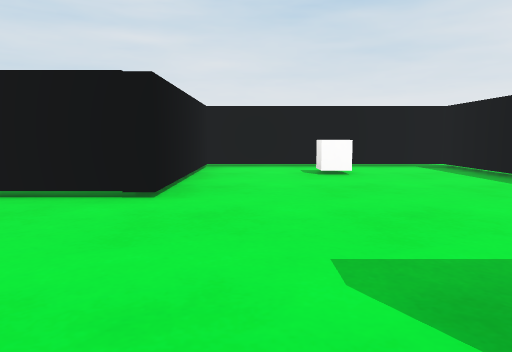
[1] (above)

14 first-person views from a walk through a scene from a Unity 3-D project. The camera is 0.51 m above the floor, tilts 6° down and sees 70° across. The floor is counted in squares, 1 m on a side. Each view is taken from the middle of a square. On the plan, view 1 faces up. The plan holds only what a view shows up to about 9 squares ahead; the rest is blank. The player character is not drawn. Surface patterns are stand-ins for the level's own textures.

[2]
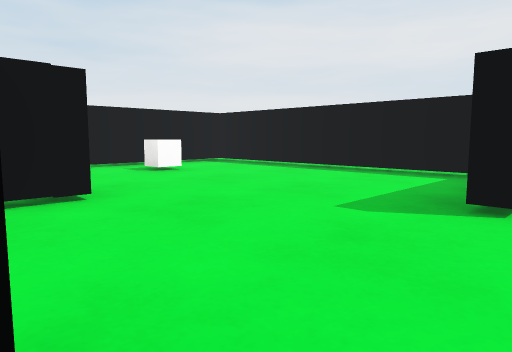

[3]
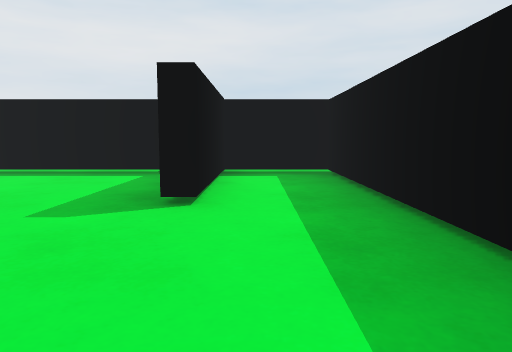

[4]
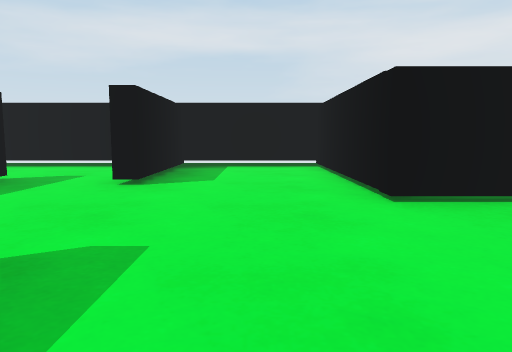

[5]
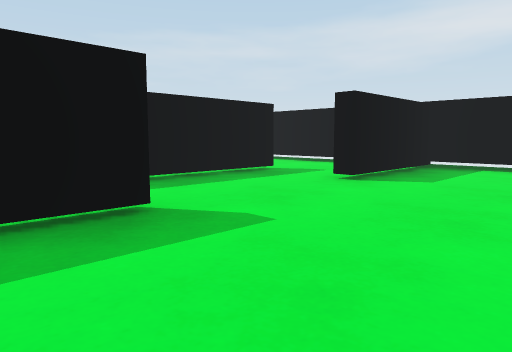

[6]
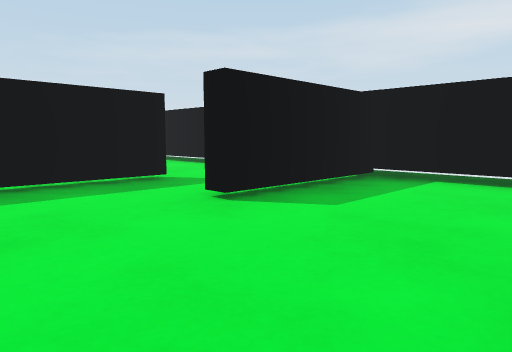

[7]
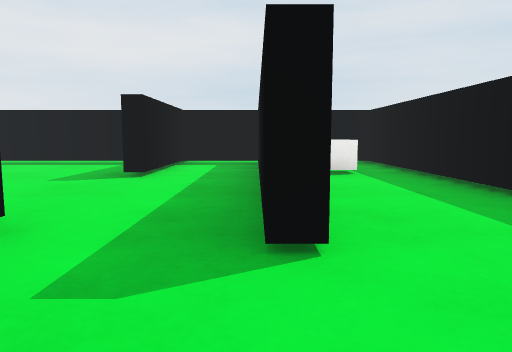

[8]
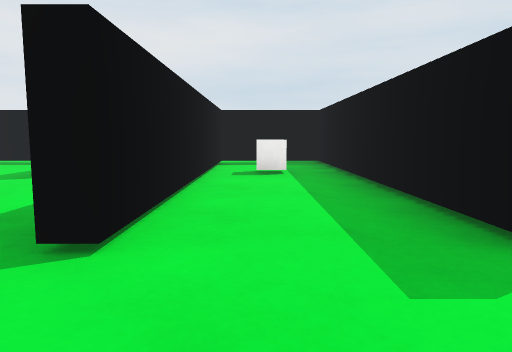

[9]
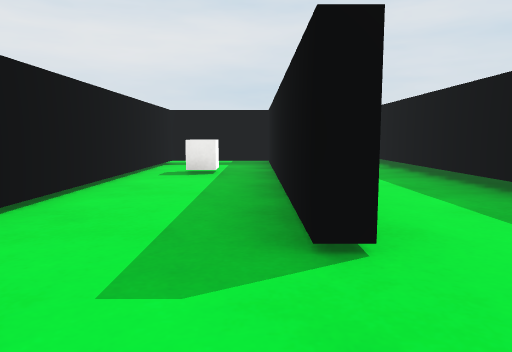

[10]
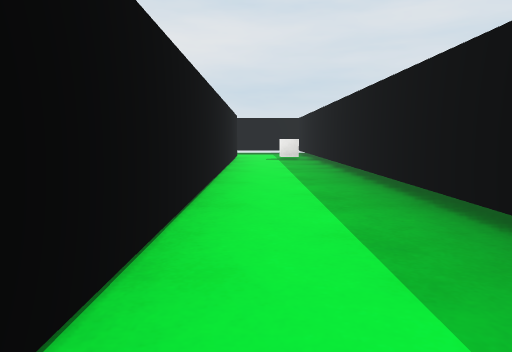

[11]
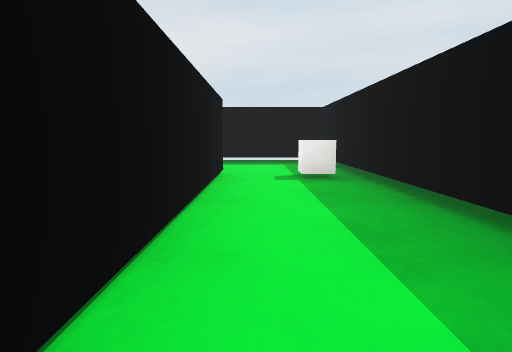

[12]
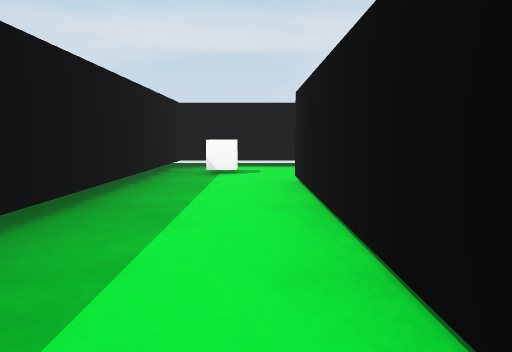

[13]
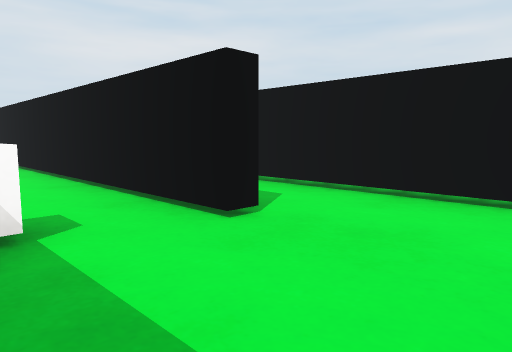

[14]
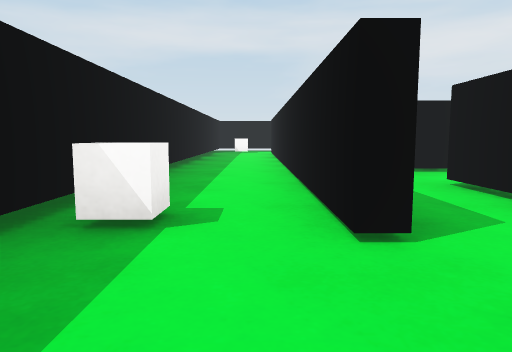

### Floor plan
Points are (right, up) in squares from view 1. A wall is a line through its corners. A room is listed if a view was taken in it or the views show most of it. See-through windows are left out.
Room 1 (view 1)
walls: (-1.5, -1) (3.3, -1) (3.3, 0.4) (0.8, 0.4)
ways out: opening at (-2, 0) to room 2; opening at (-0.5, 1) to room 3
Room 2 (views 2, 3, 7)
walls: (-2.5, -1) (-1.5, -1); (-4.4, -0.5) (-4.4, -1.5)
ways out: opening at (-2, 0) to room 1; opening at (-3.5, -1) to room 4
Room 3 (views 4, 5, 6)
walls: (0.8, 0.7) (1.6, 0.7); (3.3, 1.4) (3.3, 6.4) (-0.9, 6.4) (-0.9, 3.1) (-4.4, 3.1) (-4.4, 0.7) (-1.9, 0.7)
ways out: opening at (-0.5, 1) to room 1
objects: cube (1, 5)
Room 4 (views 8, 9)
walls: (-2.5, -3.3) (3.3, -3.3) (3.3, -1.3) (-2.5, -1.3); (-4.4, -1.5) (-4.4, -3.6)
ways out: opening at (-3.5, -1) to room 2; opening at (-3.5, -3) to room 5
objects: cube (1, -2)
Room 5 (views 10, 11, 12, 13, 14)
walls: (7.3, -3.1) (7.3, -3.5) (-2.5, -3.5); (8.5, -1.9) (5, -1.9); (-4.4, -3.6) (-4.4, -5.3) (9.3, -5.3) (9.3, -3.2)
ways out: opening at (-3.5, -3) to room 4
objects: cube (-3, -4); cube (7, -5)

Positions as (right, up) in squares from view 1, and headings:
1: (0, 0), facing up
2: (-2, 0), facing up-right
3: (-2, 0), facing right
4: (2, 2), facing left
5: (2, 3), facing down-left
6: (0, 3), facing down-left
7: (-4, -1), facing right
8: (-4, -2), facing right
9: (-4, -3), facing right
10: (-2, -4), facing right
11: (2, -4), facing right
12: (2, -4), facing left
13: (9, -5), facing up-left
14: (9, -4), facing left
